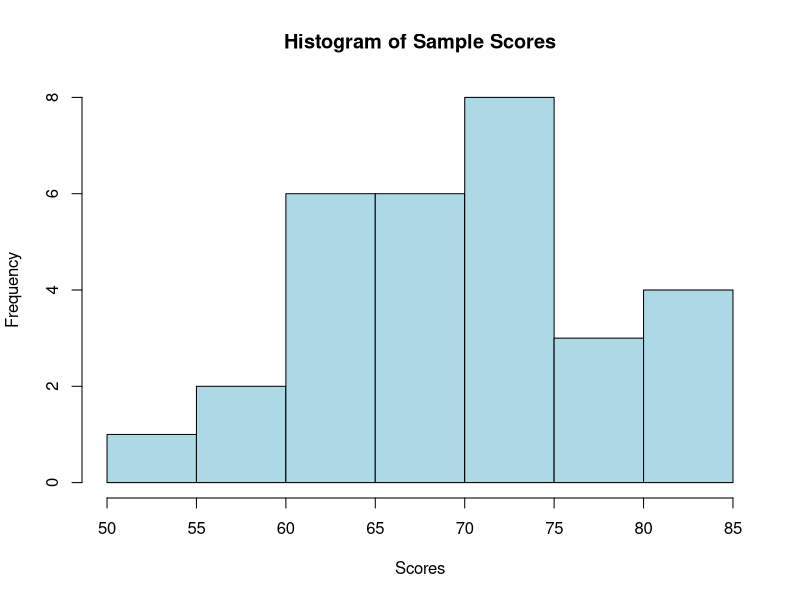
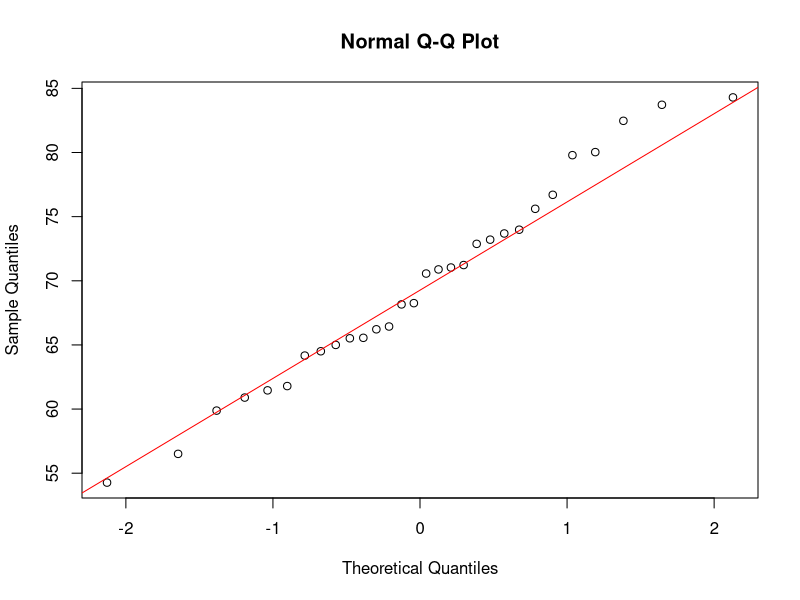
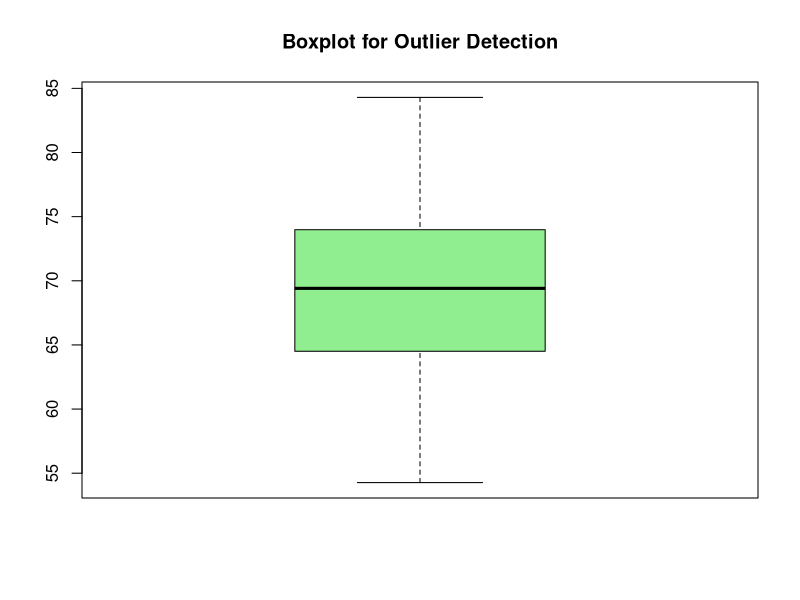
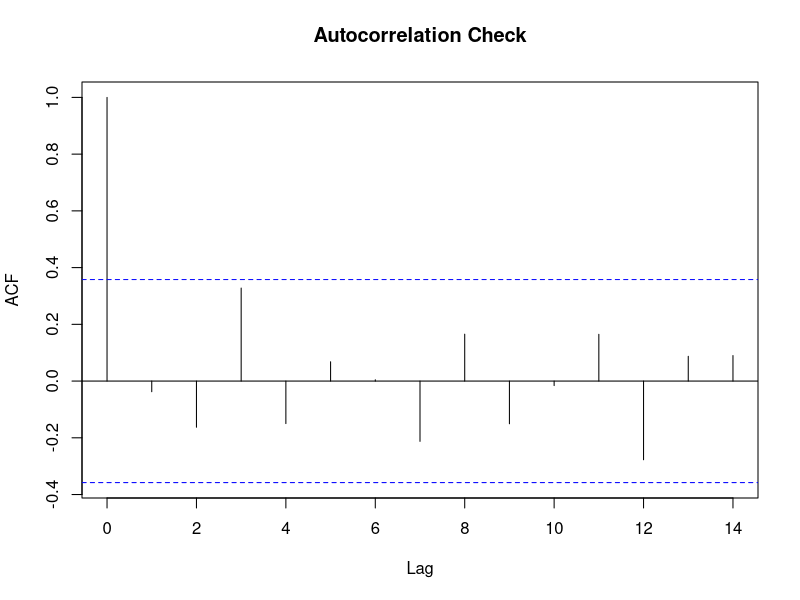

Generate these figures, in order, with R:

# MATRIC NUMBER: 24/56EG152
# Sample data (30 observations)

set.seed(123)

score <- rnorm(30, mean = 70, sd = 8)

score

# Descriptive Statistics
summary(score)
mean(score)
sd(score)


# 1. Check Normality using Histogram

hist(score,
     main = "Histogram of Sample Scores",
     xlab = "Scores",
     col = "lightblue",
     border = "black")

# 2. Normality Test (Shapiro-Wilk Test)

shapiro.test(score)

# Q-Q Plot for Normality
qqnorm(score)
qqline(score, col = "red")


# 3. Check for Outlier

boxplot(score,
        main = "Boxplot for Outlier Detection",
        col = "lightgreen")

Q1 <- quantile(score, 0.25)
Q3 <- quantile(score, 0.75)

IQR_value <- IQR(score)

lower_bond <- Q1 - 1.5*IQR_value
upper_bond <- Q3 + 1.5*IQR_value

score[score < lower_bond | score > upper_bond]

# 4. Check Serial Correlation
# (Only relevant if data is time series)

acf(score,
    main = "Autocorrelation Check")

# 5. Choose Appropriate Test

if(shapiro.test(score)$p.value > 0.05){
  cat("Data is normally distributed -> Parametric Test(t-test)\n")
  t.test(score, mu = 70)
} else{
  cat("Data is NOT normally distributed -> Use Nonparametric Test (Wilconxon Test)\n")
  wilcox.test(score, mu = 70)
}

#---- INTERPRETATION---
# If p-value > 0.05 in shapiro test,
# we fail to reject the null hypothesis,
# meaning the data follow a normal distributioin.
# Therefore, the parametric t-test is appropriate.

# If p-value <= 0.05, 
# normality assumpiton is violated,
# so the wilcoxon signed-rank test is used.
